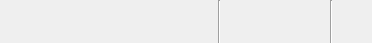
<?xml version="1.0" encoding="UTF-8"?>
<ui version="4.0">
 <class>Form</class>
 <widget class="QWidget" name="Form">
  <property name="geometry">
   <rect>
    <x>0</x>
    <y>0</y>
    <width>372</width>
    <height>43</height>
   </rect>
  </property>
  <property name="contextMenuPolicy">
   <enum>Qt::NoContextMenu</enum>
  </property>
  <property name="windowTitle">
   <string>Form</string>
  </property>
  <widget class="QWidget" name="horizontalLayoutWidget_4">
   <property name="geometry">
    <rect>
     <x>0</x>
     <y>0</y>
     <width>387</width>
     <height>44</height>
    </rect>
   </property>
   <layout class="QHBoxLayout" name="horizontalLayout_2">
    <property name="spacing">
     <number>0</number>
    </property>
    <item>
     <widget class="QPushButton" name="btnNuevo">
      <property name="mouseTracking">
       <bool>false</bool>
      </property>
      <property name="text">
       <string/>
      </property>
      <property name="icon">
       <iconset resource="../recurso.qrc">
        <normaloff>:/iconos/img/page_text_add_32.png</normaloff>:/iconos/img/page_text_add_32.png</iconset>
      </property>
      <property name="iconSize">
       <size>
        <width>32</width>
        <height>32</height>
       </size>
      </property>
      <property name="checkable">
       <bool>false</bool>
      </property>
      <property name="flat">
       <bool>true</bool>
      </property>
     </widget>
    </item>
    <item>
     <widget class="QPushButton" name="btnGuardar">
      <property name="enabled">
       <bool>false</bool>
      </property>
      <property name="mouseTracking">
       <bool>false</bool>
      </property>
      <property name="text">
       <string/>
      </property>
      <property name="icon">
       <iconset resource="../recurso.qrc">
        <normaloff>:/iconos/img/save_download_32.png</normaloff>:/iconos/img/save_download_32.png</iconset>
      </property>
      <property name="iconSize">
       <size>
        <width>32</width>
        <height>32</height>
       </size>
      </property>
      <property name="checkable">
       <bool>false</bool>
      </property>
      <property name="flat">
       <bool>true</bool>
      </property>
     </widget>
    </item>
    <item>
     <widget class="QPushButton" name="btnModificar">
      <property name="enabled">
       <bool>false</bool>
      </property>
      <property name="mouseTracking">
       <bool>false</bool>
      </property>
      <property name="text">
       <string/>
      </property>
      <property name="icon">
       <iconset resource="../recurso.qrc">
        <normaloff>:/iconos/img/pencil_32.png</normaloff>:/iconos/img/pencil_32.png</iconset>
      </property>
      <property name="iconSize">
       <size>
        <width>32</width>
        <height>32</height>
       </size>
      </property>
      <property name="checkable">
       <bool>false</bool>
      </property>
      <property name="flat">
       <bool>true</bool>
      </property>
     </widget>
    </item>
    <item>
     <widget class="QPushButton" name="btnEliminar">
      <property name="enabled">
       <bool>false</bool>
      </property>
      <property name="mouseTracking">
       <bool>false</bool>
      </property>
      <property name="text">
       <string/>
      </property>
      <property name="icon">
       <iconset resource="../recurso.qrc">
        <normaloff>:/iconos/img/page_blank_close_32.png</normaloff>:/iconos/img/page_blank_close_32.png</iconset>
      </property>
      <property name="iconSize">
       <size>
        <width>32</width>
        <height>32</height>
       </size>
      </property>
      <property name="checkable">
       <bool>false</bool>
      </property>
      <property name="flat">
       <bool>true</bool>
      </property>
     </widget>
    </item>
    <item>
     <widget class="Line" name="line_2">
      <property name="orientation">
       <enum>Qt::Vertical</enum>
      </property>
     </widget>
    </item>
    <item>
     <widget class="QPushButton" name="btnSearch">
      <property name="enabled">
       <bool>false</bool>
      </property>
      <property name="mouseTracking">
       <bool>false</bool>
      </property>
      <property name="text">
       <string/>
      </property>
      <property name="icon">
       <iconset resource="../recurso.qrc">
        <normaloff>:/iconos/img/search_32.png</normaloff>:/iconos/img/search_32.png</iconset>
      </property>
      <property name="iconSize">
       <size>
        <width>32</width>
        <height>32</height>
       </size>
      </property>
      <property name="checkable">
       <bool>false</bool>
      </property>
      <property name="flat">
       <bool>true</bool>
      </property>
     </widget>
    </item>
    <item>
     <widget class="QPushButton" name="btnPrint">
      <property name="enabled">
       <bool>false</bool>
      </property>
      <property name="mouseTracking">
       <bool>false</bool>
      </property>
      <property name="text">
       <string/>
      </property>
      <property name="icon">
       <iconset resource="../recurso.qrc">
        <normaloff>:/iconos/img/page_text_chart_32.png</normaloff>:/iconos/img/page_text_chart_32.png</iconset>
      </property>
      <property name="iconSize">
       <size>
        <width>32</width>
        <height>32</height>
       </size>
      </property>
      <property name="checkable">
       <bool>false</bool>
      </property>
      <property name="flat">
       <bool>true</bool>
      </property>
     </widget>
    </item>
    <item>
     <widget class="Line" name="line">
      <property name="orientation">
       <enum>Qt::Vertical</enum>
      </property>
     </widget>
    </item>
    <item>
     <widget class="QPushButton" name="btnSalir">
      <property name="mouseTracking">
       <bool>false</bool>
      </property>
      <property name="text">
       <string/>
      </property>
      <property name="icon">
       <iconset resource="../recurso.qrc">
        <normaloff>:/iconos/img/close_32.png</normaloff>:/iconos/img/close_32.png</iconset>
      </property>
      <property name="iconSize">
       <size>
        <width>32</width>
        <height>32</height>
       </size>
      </property>
      <property name="checkable">
       <bool>false</bool>
      </property>
      <property name="flat">
       <bool>true</bool>
      </property>
     </widget>
    </item>
   </layout>
  </widget>
 </widget>
 <resources>
  <include location="../recurso.qrc"/>
 </resources>
 <connections/>
</ui>
